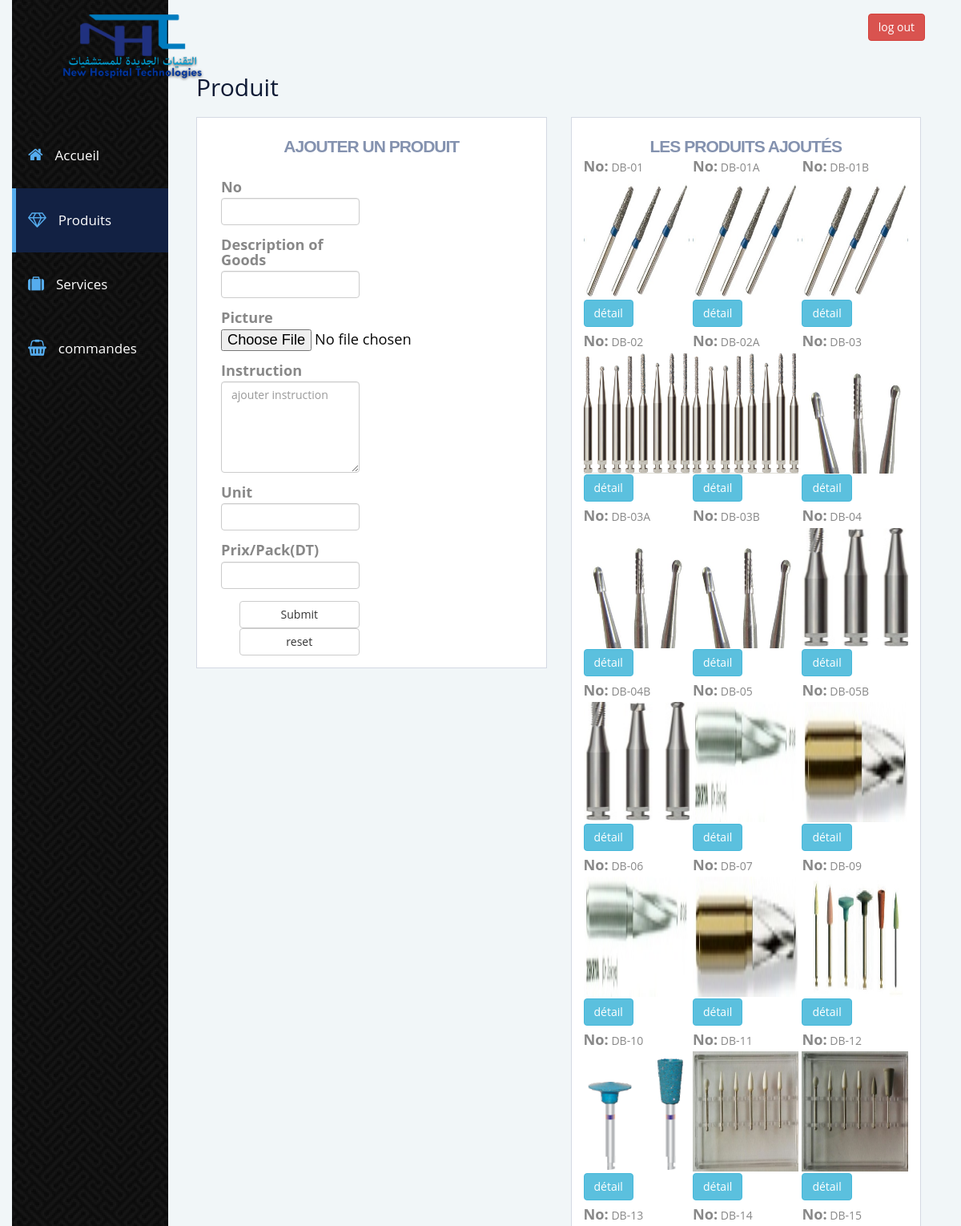
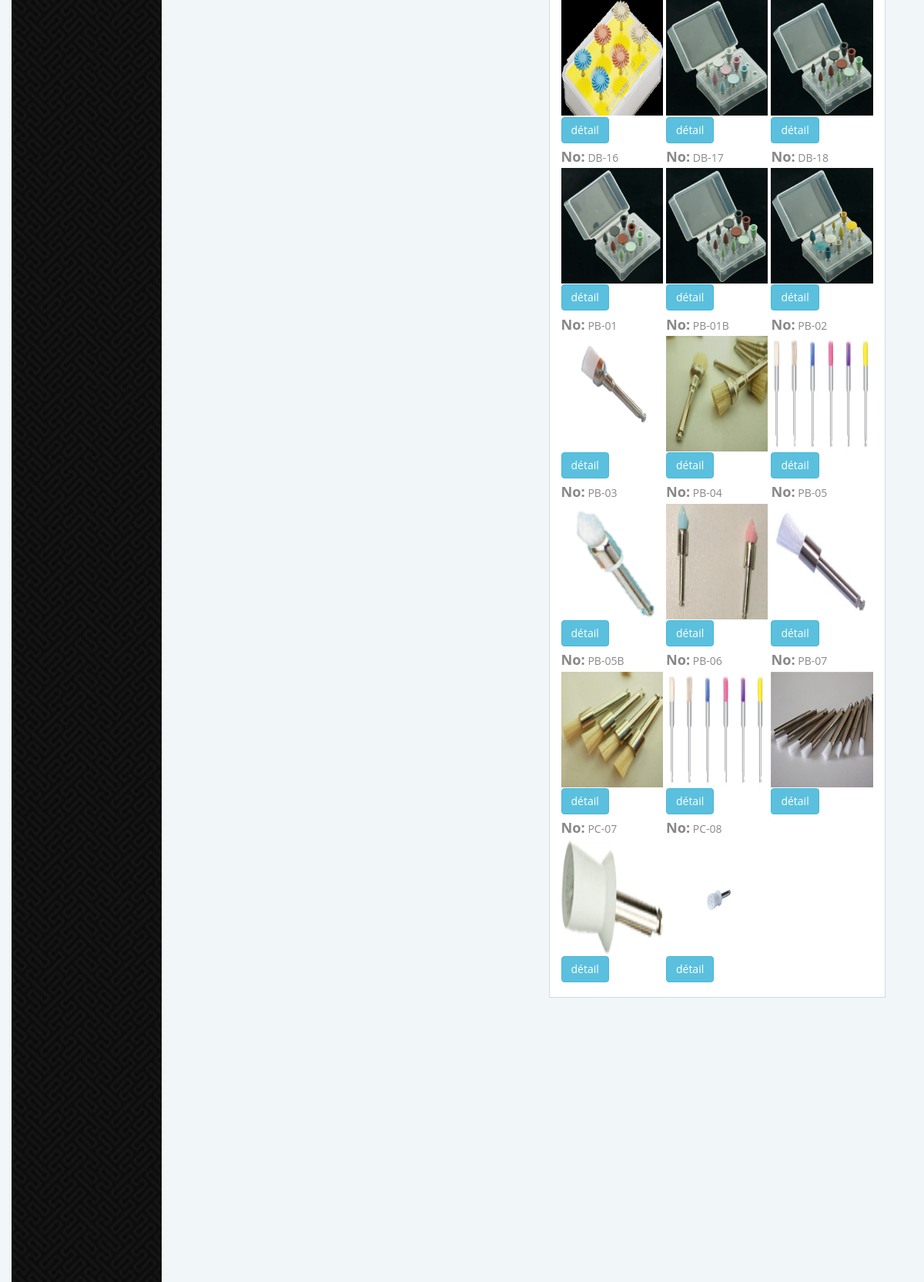
/admin_dashboard/produits.php (signed in), run on the app's committed database (2 pictures, top to bottom).
### tables this page shows
CREATE TABLE IF NOT EXISTS `article` (
  `numero` varchar(10) NOT NULL,
  `description` varchar(2000) DEFAULT NULL,
  `extension` varchar(5) NOT NULL,
  `instruction` varchar(1000) DEFAULT NULL,
  `unite` varchar(20) DEFAULT NULL,
  `prix` float DEFAULT NULL,
  PRIMARY KEY (`numero`)
);

### IncludeClasses/AfficherProduit.php (the view, shortened to what this page needs)
<?php
$con = ConnexionBD::getInstance();
        ?>
        <?php
function generateRow()
{
    global $con;
    $req = 'select * from article ';
    $requete = $con->prepare($req);
    $requete->execute();
    $row = $requete->fetch(PDO::FETCH_BOTH);
    $i = 1;
    while ($row) {
        if ($i == 1) {
            ?><div class="section group">
        <?php }
        ?>
        <div class="col span_1_of_3">
            <label>No: </label> <?php echo $row['numero'] ?>
            <figure>
                <img height="150px" class="col span_3_of_3"
                     src="../uploads/<?php echo $row['numero'] . '.' . $row['extension'] ?>">
            </figure>
            <button onclick="dialog(value);"  id="button-<?php echo $row['numero'] ?>" type="button" class="btn btn-info" value="<?php echo $row['numero'] ?>">détail</button>
        </div>
        <?php
        $row = $requete->fetch(PDO::FETCH_BOTH);
        $i++;
        if ($i == 4) {
            $i = 1; ?>
            </div>
        <?php }
    }
}

### admin_dashboard/produits.php (shortened to what this page needs)
<?php
include "../IncludeClasses/AjouterProduit.php";
include "../IncludeClasses/AfficherProduit.php";
?>
<!DOCTYPE html>
<html lang="en">
<head>
    <link href="../css/admin.css" rel="stylesheet">
    <link href="https://maxcdn.bootstrapcdn.com/bootstrap/3.3.0/css/bootstrap.min.css" rel="stylesheet" id="bootstrap-css">
    <link href="https://maxcdn.bootstrapcdn.com/font-awesome/4.6.3/css/font-awesome.min.css" rel="stylesheet"
>
    <link rel="stylesheet" href="//code.jquery.com/ui/1.12.1/themes/base/jquery-ui.css">
    <link rel="stylesheet" href="/resources/demos/style.css">
    <link rel="stylesheet" href="../css/produit_ajouté.css">
</head>
<body class="home" style="max-width: 1300px;margin: auto ">
<div class="container-fluid display-table">
    <div class="row display-table-row">
        <div class="col-md-2 col-sm-1 hidden-xs display-table-cell v-align box" id="navigation">
            <div class="logo">
                <a href="../index.php"><img src="../img/footer-logo.png" alt="nht_logo" class="hidden-xs hidden-sm">
                </a>
            </div>
            <div class="navi" style="height: 380vh">
                <ul>
                    <li><a href="adminpage.php"><i class="fa fa-home" aria-hidden="true"></i><span
                                    class="hidden-xs hidden-sm">Accueil</span></a></li>
                    <li class="active"><a href="produits.php"><i class="fa fa-diamond" aria-hidden="true"></i><span
                                    class="hidden-xs hidden-sm">Produits</span></a></li>
                    <li><a href="services.php"><i class="fa fa-suitcase" aria-hidden="true"></i><span
                                    class="hidden-xs hidden-sm">Services</span></a></li>
                    <li><a href="commande.php"><i class="fa fa-shopping-basket" aria-hidden="true"></i><span class="hidden-xs hidden-sm">commandes</span></a></li>
                </ul>
            </div>
        </div>
        <div class="col-md-10 col-sm-11 display-table-cell v-align">
            <div class="row">
                <header style="background-color: transparent">
                    <div class="col-md-7">
                    </div>
                    <div class="col-md-5">
                        <div class="header-rightside">
                            <ul class="list-inline header-top pull-right">
                                <form method="post" class="float-right">
                                    <button type="submit" name="logout" class="btn btn-danger">log out</button>
                                </form>
                            </ul>
                        </div>
                    </div>
                </header>
            </div>
            <div class="user-dashboard">
                <h1>Produit</h1>
                <div class="row">
                    <div class="col-md-6 form-line">
                        <div class="add">
                            <h2 align="center">ajouter un produit</h2><br>
                            <section id="contact">
                                <form method="post" enctype=multipart/form-data>
                                    <div class="col-md-6 form-line">
                                        <div class="form-group">
                                            <label for="numéro">No</label>
                                            <input required type="text" class="form-control" id="numéro" name="numéro"
                                                   value="<?php getValue('numéro'); ?>">
                                        </div>
                                        <div class="form-group">
                                            <label for="description">Description of Goods</label>
                                            <input type="text" class="form-control" id="description" name="description"
                                                   value="<?php getValue('description'); ?>">
                                        </div>
                                        <div class="form-group">
                                            <label for="image">Picture</label>
                                            <input type="file" class="img-control" id="image" accept="image/*"
                                                   name="image" required>
                                        </div>
                                        <div class="form-group">
                                            <label for="instruction">Instruction</label>
                                            <textarea name="instruction" class="form-control" id="instruction" cols="30"
                                                      rows="5" placeholder="ajouter instruction"></textarea>
                                        </div>
                                        <div class="form-group">
                                            <label for="unité">Unit</label>
                                            <input type="text" class="form-control" id="unité" name="unité"
                                                   value="<?php getValue('unité'); ?>">
                                        </div>
                                        <div class="form-group">
                                            <label for="prix">Prix/Pack(DT)</label>
                                            <input type="text" class="form-control" id="prix" name="prix"
                                                   value="<?php getValue('prix'); ?>">
                                        </div>
                                        <div>
                                            <input type="submit" name="submit" class="btn btn-default submit">
                                            <button id="reset" class="btn btn-default submit" onclick="resetValues();">
                                                reset
                                            </button>
                                        </div>
                                    </div>
                                </form>
                            </section>
                        </div>
                    </div>
                    <div class="col-md-6 form-line">
                        <div class="add">
                            <h2 align="center">les produits ajoutés</h2>
                            <?php generateRow(); ?>
                        </div>
                    </div>
                </div>
            </div>
        </div>
    </div>
</div>
</body>
</html>

### IncludeClasses/AjouterProduit.php (shortened to what this page needs)
<?php
function getValue($val)
{
    if (isset($GLOBALS['values']["$val"]))
        echo $GLOBALS['values']["$val"];
    else
        echo "";
}

### css/admin.css (style rules this page uses)
a:focus,a:hover,a { outline:none; text-decoration: none; }
li,ul { list-style: none; padding: 0; margin: 0; }
.home { background-color: #f1f6f8; }
#navigation { background-image: url("../img/pw_maze_black_2X.png"); }
#navigation { padding: 0; }
.display-table { display: table; padding: 0; height: 100%; width: 100%; }
.display-table-row { display: table-row; height: 100%; }
.display-table-cell { display: table-cell; float: none; height: 100%; }
.v-align { vertical-align: top; }
.logo img { max-width: 180px; padding: 16px 0 17px; width: 100%; }
.header-top { margin: 0; padding-top: 2px; }
.navi i { font-size: 20px; }
#navigation { -webkit-transition: all 0.5s ease; -moz-transition: all 0.5s ease; -o-transition: all 0.5s ease; transition: all 0.5s ease; }
header { background: transparent none repeat scroll 0 0; display: inline-block !important; line-height: 23px; padding: 15px; transition: all 0.5s ease 0s; width: 100%; -webkit-transition: all 0.5s ease; -moz-transition: all 0.5s ease; -o-transition: all 0.5s ease; transition: all 0.5s ease; }
.logo { text-align: center; }
.navi a { color: #ffffff; display: block; font-size: 17px; font-weight: 500; padding: 28px 20px; text-decoration: none; }
.navi i { margin-right: 15px; color: #55acee; }
.navi .active a { background: #122143; border-left: 5px solid #55acee; padding-left: 15px; }
.hidden-xs { -webkit-transition: all 0.5s ease; -moz-transition: all 0.5s ease; -o-transition: all 0.5s ease; transition: all 0.5s ease; }
.user-dashboard { padding: 0 20px; }
.user-dashboard h1 { color: #0e1a35; font-size: 30px; font-weight: 500; margin: 0; padding: 21px 0; }
.add { background: #ffffff none repeat scroll 0 0; border: 1px solid #d4d9e3; display: inline-block; padding: 15px; width: 100%; float: left; }
.add h2 { color: #8492af; font-size: 21px; font-weight: 600; margin: 0; padding: 9px 0 0; }
.form-group { margin-top: 10px; }
label { font-size: 1.3em; line-height: 1em; font-weight: normal; }
.form-control { font-size: 1.3em; color: #080808; }
textarea.form-control { height: 135px; }
.submit { font-size: 1.1em; float: right; width: 150px; background-color: transparent; color: #fff; }
.img-control { font-size: 1.3em; color: #080808; }

### css/style.css (style rules this page uses)
img { max-width:100%; }
a, a:hover, a:active { outline:0px !important }
body { background:#fff; font-family: 'Open Sans', sans-serif; font-size:14px; font-weight:normal; color:#888888; margin:0; }
h2 { font-size:34px; color:#222222; font-family: 'Montserrat', sans-serif; font-weight:700; letter-spacing: -1px; margin:0 0 15px 0; text-align:center; text-transform:uppercase; }
.logo { width:300px; margin:0 auto 35px; }

### css/produit_ajouté.css (style rules this page uses)
.section { clear: both; padding: 0px; margin: 0px; }
.col { display: block; float:left; margin: 1% 0 1% 1%; }
.col:first-child { margin-left: 0; }
.group:before, .group:after { content:""; display:table; }
.group:after { clear:both; }
.group { zoom:1; }
.span_3_of_3 { width: 100%; }
.span_1_of_3 { width: 32.66%; }

### data on the page
article: numero "DB-01", numero (picture)
article: numero "DB-01A", numero (picture)
article: numero "DB-01B", numero (picture)
article: numero "DB-02", numero (picture)
article: numero "DB-02A", numero (picture)
article: numero "DB-03", numero (picture)
article: numero "DB-03A", numero (picture)
article: numero "DB-03B", numero (picture)
article: numero "DB-04", numero+extension (picture)
article: numero "DB-04B", numero+extension (picture)
article: numero "DB-05", numero+extension (picture)
article: numero "DB-05B", numero+extension (picture)
article: numero "DB-06", numero+extension (picture)
article: numero "DB-07", numero+extension (picture)
article: numero "DB-09", numero+extension (picture)
article: numero "DB-10", numero+extension (picture)
article: numero "DB-11", numero+extension (picture)
article: numero "DB-12", numero+extension (picture)
article: numero "DB-13", numero+extension (picture)
article: numero "DB-14", numero+extension (picture)
article: numero "DB-15", numero+extension (picture)
article: numero "DB-16", numero+extension (picture)
article: numero "DB-17", numero+extension (picture)
article: numero "DB-18", numero+extension (picture)
article: numero "PB-01", numero+extension (picture)
article: numero "PB-01B", numero+extension (picture)
article: numero "PB-02", numero+extension (picture)
article: numero "PB-03", numero+extension (picture)
article: numero "PB-04", numero+extension (picture)
article: numero "PB-05", numero+extension (picture)
article: numero "PB-05B", numero+extension (picture)
article: numero "PB-06", numero+extension (picture)
article: numero "PB-07", numero+extension (picture)
article: numero "PC-07", numero+extension (picture)
article: numero "PC-08", numero+extension (picture)
